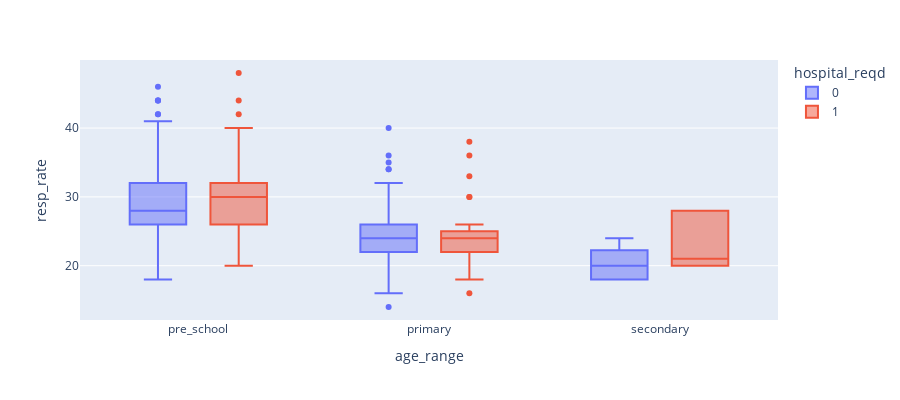

This figure's notebook cell:
### Code cell
plot_feature_by_age_range("resp_rate")

### Figure 1 — Plotly figure (JSON) as saved in the notebook; plotly's stock layout.template omitted (floating-point values rounded to 4 significant figures; data arrays with more than 128 entries replaced by an {"elided": "..."} marker saying what was removed)
{"data": [{"alignmentgroup": "True", "hovertemplate": "hospital_reqd=0<br>age_range=%{x}<br>resp_rate=%{y}<extra></extra>", "legendgroup": "0", "marker": {"color": "#636efa"}, "name": "0", "notched": false, "offsetgroup": "0", "orientation": "v", "showlegend": true, "type": "box", "x": {"elided": "417 str values"}, "x0": " ", "xaxis": "x", "y": {"elided": "417 float values"}, "y0": " ", "yaxis": "y"}, {"alignmentgroup": "True", "hovertemplate": "hospital_reqd=1<br>age_range=%{x}<br>resp_rate=%{y}<extra></extra>", "legendgroup": "1", "marker": {"color": "#EF553B"}, "name": "1", "notched": false, "offsetgroup": "1", "orientation": "v", "showlegend": true, "type": "box", "x": ["pre_school", "secondary", "pre_school", "pre_school", "primary", "primary", "secondary", "pre_school", "primary", "pre_school", "primary", "primary", "pre_school", "pre_school", "primary", "pre_school", "pre_school", "pre_school", "pre_school", "primary", "pre_school", "pre_school", "pre_school", "primary", "pre_school", "primary", "pre_school", "pre_school", "primary", "pre_school", "primary", "secondary", "pre_school", "pre_school", "pre_school", "primary", "pre_school", "secondary", "pre_school", "pre_school", "primary", "pre_school", "pre_school", "pre_school", "primary", "primary", "pre_school", "pre_school", "pre_school", "pre_school", "pre_school", "secondary", "primary", "pre_school", "primary", "primary", "pre_school", "primary", "primary", "pre_school", "primary", "pre_school", "pre_school", "primary", "secondary", "pre_school", "primary", "primary", "primary", "pre_school", "pre_school", "pre_school", "primary", "pre_school", "primary", "pre_school", "pre_school", "primary", "primary", "primary", "pre_school", "pre_school"], "x0": " ", "xaxis": "x", "y": [32.0, 28.0, 24.0, 36.0, 26.0, 25.0, 22.0, 32.0, 16.0, 31.0, 30.0, 25.0, 40.0, 26.0, 22.0, 30.0, 21.0, 30.0, 42.0, 24.0, 24.0, 44.0, 35.0, 20.0, 30.0, 22.0, 28.0, 28.0, 26.0, 36.0, 22.0, 28.0, 36.0, 25.0, 29.0, 18.0, 32.0, 20.0, 30.0, 27.0, 38.0, 30.0, 28.0, 20.0, 24.0, 20.0, 25.0, 32.0, 32.0, 31.0, 24.0, 20.0, 24.0, 24.0, 33.0, 24.0, 24.0, 30.0, 20.0, 32.0, 24.0, 24.0, 36.0, 36.0, 20.0, 24.0, 24.0, 21.0, 20.0, 28.0, 30.0, 30.0, 22.0, 30.0, 24.0, 28.0, 48.0, 24.0, 24.0, 24.0, 35.0, 36.0], "y0": " ", "yaxis": "y"}], "layout": {"boxmode": "group", "height": 400, "legend": {"title": {"text": "hospital_reqd"}, "tracegroupgap": 0}, "margin": {"t": 60}, "width": 900, "xaxis": {"anchor": "y", "categoryarray": ["pre_school", "primary", "secondary"], "categoryorder": "array", "domain": [0.0, 1.0], "title": {"text": "age_range"}}, "yaxis": {"anchor": "x", "domain": [0.0, 1.0], "title": {"text": "resp_rate"}}}}
